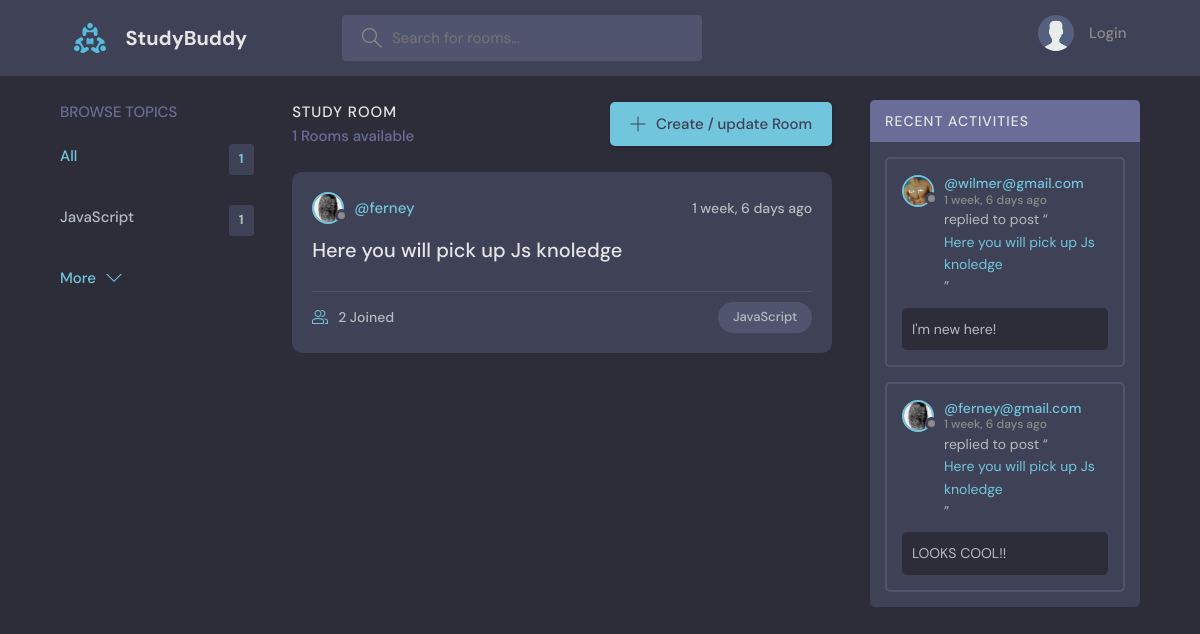
Before: / with the older database file.
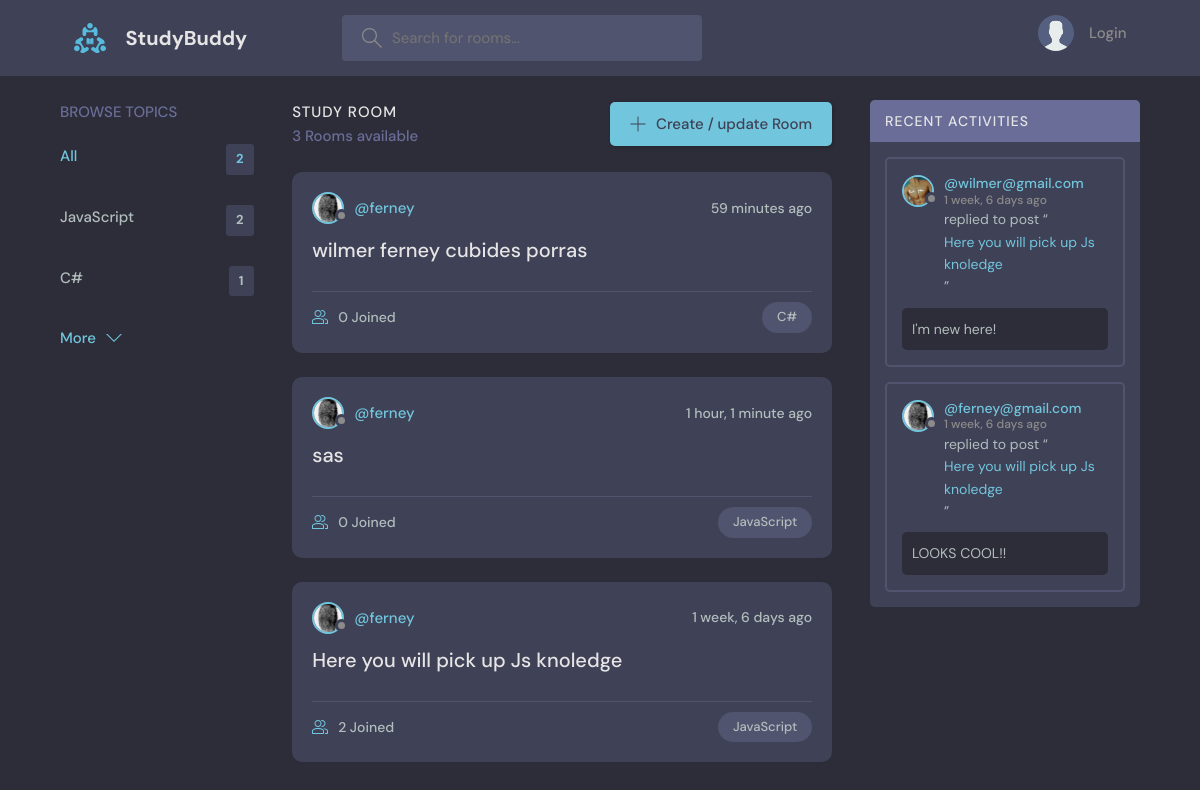
After: the same page with the newer database file.
### base/models.py (models this page shows, shortened)
class Topic(models.Model):
    name = models.CharField(max_length=100)

class Room(models.Model):
    host = models.ForeignKey(User, on_delete=models.SET_NULL, null=True)
    topic = models.ForeignKey(Topic, on_delete=models.SET_NULL, null=True)
    name = models.CharField(max_length=200)
    description = models.TextField(null=True, blank=True)
    participants =  models.ManyToManyField(User, related_name= 'participants', blank=True)
    created = models.DateTimeField(auto_now_add=True)
    updated = models.DateTimeField(auto_now=True)
    class Meta:
        ordering = ['-updated', '-created']

class User(AbstractUser):
    name = models.CharField(max_length=200, null=True)
    email = models.EmailField(unique=True, null=True)
    bio = models.TextField(null = True)
    avatar = models.ImageField(null=True, default="avatar.svg")
    USERNAME_FIELD = 'email'
    REQUIRED_FIELDS = []

class Message(models.Model):
    user = models.ForeignKey(User, on_delete=models.CASCADE)
    room = models.ForeignKey(Room, on_delete=models.CASCADE)
    body = models.TextField(null=False, blank=False)
    created = models.DateTimeField(auto_now_add=True)
    updated = models.DateTimeField(auto_now=True)
    class Meta:
        ordering = ['-updated', '-created']

### base/views.py (the view)
# urls.py: path('', views.home, name="home"),
def home(request):
    q = request.GET.get('q') if request.GET.get('q') != None else ''
    rooms = Room.objects.filter(
        Q(topic__name__icontains=q) |
        Q(name__icontains=q) |
        Q(description__icontains=q)
    )
    topics = Topic.objects.all()[0:5]
    room_count = rooms.count()
    room_messages = Message.objects.filter(Q(room__topic__name__icontains=q))
    context = {'rooms': rooms, 'topics': topics,
              'room_count': room_count, 'room_messages': room_messages}
    return render(request, 'base/home.html', context)

### base/templates/base/home.html (shortened to what this page needs)
{% extends 'main.html' %}
{% block content %}
     <main class="layout layout--3">
      <div class="container">
        {% include 'base/topic_component.html' %}
        <div class="roomList">
          <div class="roomList__header">
            <div>
              <h2>Study Room</h2>
              <p>{{room_count}} Rooms available</p>
            </div>
            <a class="btn btn--main" href="{% url 'create-room' %}">
              <svg version="1.1" xmlns="http://www.w3.org/2000/svg" width="32" height="32" viewBox="0 0 32 32">
                <title>add</title>
                <path
                  d="M16.943 0.943h-1.885v14.115h-14.115v1.885h14.115v14.115h1.885v-14.115h14.115v-1.885h-14.115v-14.115z"
                ></path>
              </svg>
              Create / update Room
            </a>
          </div>
          {% include 'base/feed_component.html' %}
        </div>
        {% include 'base/activity_component.html' %}
      </div>
    </main>
{% endblock content %}

### base/templates/base/topic_component.html
<div class="topics">
    <div class="topics__header">
      <h2>Browse Topics</h2>
    </div>
    <ul class="topics__list">
      <li>
        <a href="{% url 'home' %}" class="active">All<span>{{topics.count}}</span></a>
      </li>
      {% for topic in topics %}
        <li>
            <a href="{% url 'home' %}?q={{topic.name}}">{{topic.name}} <span>{{topic.room_set.all.count}}</span></a>
        </li>
      {% endfor %}
    </ul>
    <a class="btn btn--link" href="{% url 'topics' %}">
      More
      <svg version="1.1" xmlns="http://www.w3.org/2000/svg" width="32" height="32" viewBox="0 0 32 32">
        <title>chevron-down</title>
        <path d="M16 21l-13-13h-3l16 16 16-16h-3l-13 13z"></path>
      </svg>
    </a>
  </div>

### base/templates/base/feed_component.html (shortened to what this page needs)
{% for room in rooms %}
<div class="roomListRoom">
    <div class="roomListRoom__header">
      <a href="{% url 'user-profile' room.host.id %}" class="roomListRoom__author">
        <div class="avatar avatar--small">
          <img src="{{room.host.avatar.url}}" />
        </div>
        <span>@{{room.host.username}}</span>
      </a>
      <div class="roomListRoom__actions">
        <span>{{room.created|timesince}} ago</span>
      </div>
    </div>
    <div class="roomListRoom__content">
      <a href="{% url 'room' room.id %}">{{room.name}}</a>
    </div>
    <div class="roomListRoom__meta">
      <a href="{% url 'room' room.id %}" class="roomListRoom__joined">
        {{room.participants.all.count}} Joined
      </a>
      <p class="roomListRoom__topic">{{room.topic.name}}</p>
    </div>
  </div>
  {% endfor %}

### base/templates/base/activity_component.html (shortened to what this page needs)
<div class="activities">
    <div class="activities__header">
      <h2>Recent Activities</h2>
    </div>
{% for message in room_messages %}
    <div class="activities__box">
      <div class="activities__boxHeader roomListRoom__header">
        <a href="{% url 'user-profile' message.user.id %}" class="roomListRoom__author">
          <div class="avatar avatar--small">
            <img src="{{message.user.avatar.url}}" />
          </div>
          <p>
            @{{message.user}}
            <span>{{message.created|timesince}} ago</span>
          </p>
        </a>
      </div>
      <div class="activities__boxContent">
        <p>replied to post “<a href="{% url 'room' message.room.id %}">{{message.room.name}}</a>”</p>
        <div class="activities__boxRoomContent">
            {{message.body}}
        </div>
      </div>
    </div>
{% endfor %}
  </div>

Changed rows visible on the page:
computed for Topic "JavaScript": room_set.all.count "1" → "2"
added Topic: name "C#", room_set.all.count "1"
added Room: host.avatar (picture), host.username "ferney", created "59 minutes", name "wilmer ferney cubides porras", participants.all.count "0", topic.name "C#"
added Room: host.avatar (picture), host.username "ferney", created "1 hour, 1 minute", name "sas", participants.all.count "0", topic.name "JavaScript"
Other visible differences:
{{ topics.count }}: "1" → "2"
{{ room_count }}: "1" → "3"
